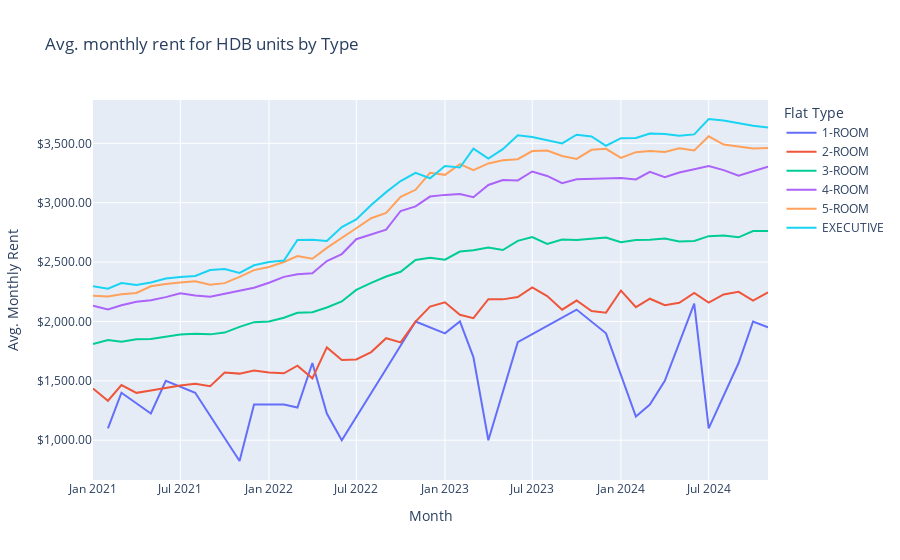
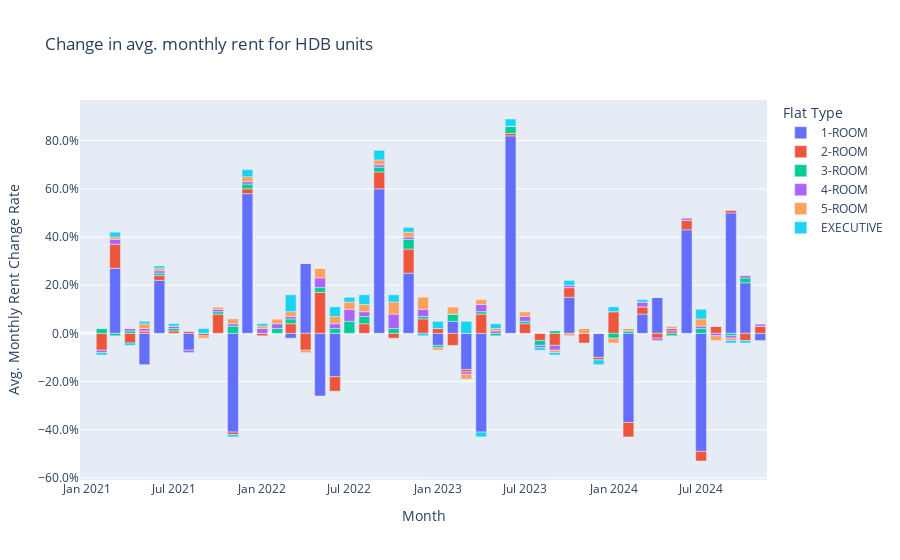

The notebook cell these images were saved under, in order:
### Markdown cell above
With the exception of 1-Room apartments which are rarer in Singapore, we do see the availability or demand for HDB rentals generally stagnating - averaging at about **544** units rented out each month. This could indicate that there is a lack of increasing landlords (i.e. locals unwilling to invest in HDB for rental purposes) or that demand has not changed since 2021.

### Code cell
# Chart average monthly rent per month
fig_avg_rent = px.line(df, x='month', y='monthly_rent', color='flat_type',
                       title='Avg. monthly rent for HDB units by Type',
                       labels={'month': 'Month', 'monthly_rent': 'Avg. Monthly Rent', 'flat_type': 'Flat Type'},
                       hover_data={'month':False})
fig_avg_rent.update_layout(yaxis_tickformat='$,.2f', hovermode='x unified')
fig_avg_rent.update_traces(hovertemplate='%{y}')
fig_avg_rent.show()

# Chart change rate for average monthly rent change rate
fig_avg_rent_change = px.bar(df, x='month', y='monthly_rent_change', color='flat_type',
                             title='Change in avg. monthly rent for HDB units',
                             labels={'month': 'Month', 'monthly_rent_change': 'Avg. Monthly Rent Change Rate', 'flat_type': 'Flat Type'},
                             hover_data={'month':False})
fig_avg_rent_change.update_layout(yaxis_tickformat='.1%', hovermode='x unified')
fig_avg_rent_change.update_traces(hovertemplate='%{y}')
fig_avg_rent_change.show()

### Figure 1 — Plotly figure (JSON) as saved in the notebook; plotly's stock layout.template omitted (floating-point values rounded to 4 significant figures)
{"data": [{"hovertemplate": "%{y}", "legendgroup": "1-ROOM", "line": {"color": "#636efa", "dash": "solid"}, "marker": {"symbol": "circle"}, "mode": "lines", "name": "1-ROOM", "orientation": "v", "showlegend": true, "type": "scatter", "x": ["2021-02-01", "2021-03-01", "2021-05-01", "2021-06-01", "2021-08-01", "2021-11-01", "2021-12-01", "2022-02-01", "2022-03-01", "2022-04-01", "2022-05-01", "2022-06-01", "2022-09-01", "2022-11-01", "2023-01-01", "2023-02-01", "2023-03-01", "2023-04-01", "2023-06-01", "2023-10-01", "2023-12-01", "2024-02-01", "2024-03-01", "2024-04-01", "2024-06-01", "2024-07-01", "2024-09-01", "2024-10-01", "2024-11-01"], "xaxis": "x", "y": [1100, 1400, 1225, 1500, 1400, 825, 1300, 1300, 1275, 1650, 1225, 1000, 1600, 2000, 1900, 2000, 1700, 1000, 1825, 2100, 1900, 1200, 1300, 1500, 2150, 1100, 1650, 2000, 1950], "yaxis": "y"}, {"hovertemplate": "%{y}", "legendgroup": "2-ROOM", "line": {"color": "#EF553B", "dash": "solid"}, "marker": {"symbol": "circle"}, "mode": "lines", "name": "2-ROOM", "orientation": "v", "showlegend": true, "type": "scatter", "x": ["2021-01-01", "2021-02-01", "2021-03-01", "2021-04-01", "2021-05-01", "2021-06-01", "2021-07-01", "2021-08-01", "2021-09-01", "2021-10-01", "2021-11-01", "2021-12-01", "2022-01-01", "2022-02-01", "2022-03-01", "2022-04-01", "2022-05-01", "2022-06-01", "2022-07-01", "2022-08-01", "2022-09-01", "2022-10-01", "2022-11-01", "2022-12-01", "2023-01-01", "2023-02-01", "2023-03-01", "2023-04-01", "2023-05-01", "2023-06-01", "2023-07-01", "2023-08-01", "2023-09-01", "2023-10-01", "2023-11-01", "2023-12-01", "2024-01-01", "2024-02-01", "2024-03-01", "2024-04-01", "2024-05-01", "2024-06-01", "2024-07-01", "2024-08-01", "2024-09-01", "2024-10-01", "2024-11-01"], "xaxis": "x", "y": [1435.0, 1332.0, 1465.0, 1399.0, 1420.0, 1443.0, 1461.0, 1475, 1455.0, 1570.0, 1561.0, 1586.0, 1569.0, 1563.0, 1627.0, 1521, 1782.0, 1675, 1680, 1742.0, 1859.0, 1824.0, 1999.0, 2125, 2162.0, 2057.0, 2028.0, 2187.0, 2186.0, 2206.0, 2287.0, 2214.0, 2100.0, 2176.0, 2088.0, 2074.0, 2261.0, 2120.0, 2191.0, 2137.0, 2158.0, 2240.0, 2158.0, 2228.0, 2249.0, 2176.0, 2246.0], "yaxis": "y"}, {"hovertemplate": "%{y}", "legendgroup": "3-ROOM", "line": {"color": "#00cc96", "dash": "solid"}, "marker": {"symbol": "circle"}, "mode": "lines", "name": "3-ROOM", "orientation": "v", "showlegend": true, "type": "scatter", "x": ["2021-01-01", "2021-02-01", "2021-03-01", "2021-04-01", "2021-05-01", "2021-06-01", "2021-07-01", "2021-08-01", "2021-09-01", "2021-10-01", "2021-11-01", "2021-12-01", "2022-01-01", "2022-02-01", "2022-03-01", "2022-04-01", "2022-05-01", "2022-06-01", "2022-07-01", "2022-08-01", "2022-09-01", "2022-10-01", "2022-11-01", "2022-12-01", "2023-01-01", "2023-02-01", "2023-03-01", "2023-04-01", "2023-05-01", "2023-06-01", "2023-07-01", "2023-08-01", "2023-09-01", "2023-10-01", "2023-11-01", "2023-12-01", "2024-01-01", "2024-02-01", "2024-03-01", "2024-04-01", "2024-05-01", "2024-06-01", "2024-07-01", "2024-08-01", "2024-09-01", "2024-10-01", "2024-11-01"], "xaxis": "x", "y": [1810.0, 1844.0, 1830.0, 1850.0, 1853.0, 1875.0, 1890.0, 1896.0, 1891.0, 1906.0, 1955.0, 1994.0, 2000.0, 2031.0, 2073.0, 2078.0, 2118.0, 2168.0, 2266.0, 2324.0, 2379.0, 2418.0, 2518.0, 2537.0, 2520.0, 2589.0, 2599.0, 2622.0, 2601.0, 2679.0, 2710.0, 2652.0, 2690.0, 2686.0, 2697.0, 2707.0, 2666.0, 2686.0, 2689.0, 2698.0, 2674.0, 2678.0, 2718.0, 2724.0, 2708.0, 2761.0, 2761.0], "yaxis": "y"}, {"hovertemplate": "%{y}", "legendgroup": "4-ROOM", "line": {"color": "#ab63fa", "dash": "solid"}, "marker": {"symbol": "circle"}, "mode": "lines", "name": "4-ROOM", "orientation": "v", "showlegend": true, "type": "scatter", "x": ["2021-01-01", "2021-02-01", "2021-03-01", "2021-04-01", "2021-05-01", "2021-06-01", "2021-07-01", "2021-08-01", "2021-09-01", "2021-10-01", "2021-11-01", "2021-12-01", "2022-01-01", "2022-02-01", "2022-03-01", "2022-04-01", "2022-05-01", "2022-06-01", "2022-07-01", "2022-08-01", "2022-09-01", "2022-10-01", "2022-11-01", "2022-12-01", "2023-01-01", "2023-02-01", "2023-03-01", "2023-04-01", "2023-05-01", "2023-06-01", "2023-07-01", "2023-08-01", "2023-09-01", "2023-10-01", "2023-11-01", "2023-12-01", "2024-01-01", "2024-02-01", "2024-03-01", "2024-04-01", "2024-05-01", "2024-06-01", "2024-07-01", "2024-08-01", "2024-09-01", "2024-10-01", "2024-11-01"], "xaxis": "x", "y": [2133.0, 2102.0, 2136.0, 2165.0, 2179.0, 2205.0, 2237.0, 2219.0, 2209, 2235.0, 2265.0, 2285.0, 2326.0, 2375.0, 2397.0, 2406.0, 2508.0, 2568.0, 2692.0, 2733.0, 2773.0, 2930.0, 2970.0, 3052.0, 3066.0, 3074.0, 3047.0, 3149.0, 3192.0, 3188.0, 3263.0, 3225.0, 3164.0, 3198.0, 3201.0, 3208.0, 3207.0, 3196.0, 3260.0, 3215.0, 3255.0, 3282.0, 3308.0, 3274.0, 3228.0, 3265.0, 3304.0], "yaxis": "y"}, {"hovertemplate": "%{y}", "legendgroup": "5-ROOM", "line": {"color": "#FFA15A", "dash": "solid"}, "marker": {"symbol": "circle"}, "mode": "lines", "name": "5-ROOM", "orientation": "v", "showlegend": true, "type": "scatter", "x": ["2021-01-01", "2021-02-01", "2021-03-01", "2021-04-01", "2021-05-01", "2021-06-01", "2021-07-01", "2021-08-01", "2021-09-01", "2021-10-01", "2021-11-01", "2021-12-01", "2022-01-01", "2022-02-01", "2022-03-01", "2022-04-01", "2022-05-01", "2022-06-01", "2022-07-01", "2022-08-01", "2022-09-01", "2022-10-01", "2022-11-01", "2022-12-01", "2023-01-01", "2023-02-01", "2023-03-01", "2023-04-01", "2023-05-01", "2023-06-01", "2023-07-01", "2023-08-01", "2023-09-01", "2023-10-01", "2023-11-01", "2023-12-01", "2024-01-01", "2024-02-01", "2024-03-01", "2024-04-01", "2024-05-01", "2024-06-01", "2024-07-01", "2024-08-01", "2024-09-01", "2024-10-01", "2024-11-01"], "xaxis": "x", "y": [2217.0, 2211.0, 2229.0, 2240.0, 2296.0, 2316.0, 2327.0, 2339.0, 2309.0, 2323.0, 2376.0, 2433.0, 2459.0, 2501.0, 2551.0, 2529.0, 2620.0, 2701.0, 2785.0, 2869.0, 2915.0, 3050.0, 3109.0, 3252.0, 3235.0, 3325.0, 3273.0, 3331.0, 3357.0, 3366.0, 3435.0, 3439.0, 3393.0, 3369.0, 3445.0, 3454, 3378.0, 3426.0, 3436.0, 3428.0, 3458.0, 3441.0, 3559.0, 3489.0, 3472.0, 3457.0, 3461.0], "yaxis": "y"}, {"hovertemplate": "%{y}", "legendgroup": "EXECUTIVE", "line": {"color": "#19d3f3", "dash": "solid"}, "marker": {"symbol": "circle"}, "mode": "lines", "name": "EXECUTIVE", "orientation": "v", "showlegend": true, "type": "scatter", "x": ["2021-01-01", "2021-02-01", "2021-03-01", "2021-04-01", "2021-05-01", "2021-06-01", "2021-07-01", "2021-08-01", "2021-09-01", "2021-10-01", "2021-11-01", "2021-12-01", "2022-01-01", "2022-02-01", "2022-03-01", "2022-04-01", "2022-05-01", "2022-06-01", "2022-07-01", "2022-08-01", "2022-09-01", "2022-10-01", "2022-11-01", "2022-12-01", "2023-01-01", "2023-02-01", "2023-03-01", "2023-04-01", "2023-05-01", "2023-06-01", "2023-07-01", "2023-08-01", "2023-09-01", "2023-10-01", "2023-11-01", "2023-12-01", "2024-01-01", "2024-02-01", "2024-03-01", "2024-04-01", "2024-05-01", "2024-06-01", "2024-07-01", "2024-08-01", "2024-09-01", "2024-10-01", "2024-11-01"], "xaxis": "x", "y": [2296.0, 2276.0, 2323.0, 2307.0, 2329.0, 2362.0, 2374.0, 2383.0, 2433.0, 2442.0, 2408.0, 2473.0, 2501.0, 2513.0, 2686.0, 2689.0, 2678.0, 2795.0, 2859.0, 2981.0, 3089.0, 3183.0, 3252.0, 3206.0, 3309.0, 3296.0, 3455.0, 3371.0, 3451.0, 3568.0, 3554.0, 3524.0, 3499.0, 3572.0, 3558.0, 3480.0, 3543.0, 3545.0, 3583.0, 3578.0, 3564.0, 3576.0, 3705.0, 3692.0, 3667.0, 3647.0, 3633.0], "yaxis": "y"}], "layout": {"hovermode": "x unified", "legend": {"title": {"text": "Flat Type"}, "tracegroupgap": 0}, "title": {"text": "Avg. monthly rent for HDB units by Type"}, "xaxis": {"anchor": "y", "domain": [0, 1], "title": {"text": "Month"}}, "yaxis": {"anchor": "x", "domain": [0, 1], "tickformat": "$,.2f", "title": {"text": "Avg. Monthly Rent"}}}}

### Figure 2 — Plotly figure (JSON) as saved in the notebook; plotly's stock layout.template omitted (floating-point values rounded to 4 significant figures)
{"data": [{"alignmentgroup": "True", "hovertemplate": "%{y}", "legendgroup": "1-ROOM", "marker": {"color": "#636efa", "pattern": {"shape": ""}}, "name": "1-ROOM", "offsetgroup": "1-ROOM", "orientation": "v", "showlegend": true, "textposition": "auto", "type": "bar", "x": ["2021-02-01", "2021-03-01", "2021-05-01", "2021-06-01", "2021-08-01", "2021-11-01", "2021-12-01", "2022-02-01", "2022-03-01", "2022-04-01", "2022-05-01", "2022-06-01", "2022-09-01", "2022-11-01", "2023-01-01", "2023-02-01", "2023-03-01", "2023-04-01", "2023-06-01", "2023-10-01", "2023-12-01", "2024-02-01", "2024-03-01", "2024-04-01", "2024-06-01", "2024-07-01", "2024-09-01", "2024-10-01", "2024-11-01"], "xaxis": "x", "y": [null, 0.27, -0.13, 0.22, -0.07, -0.41, 0.58, 0, -0.02, 0.29, -0.26, -0.18, 0.6, 0.25, -0.05, 0.05, -0.15, -0.41, 0.82, 0.15, -0.1, -0.37, 0.08, 0.15, 0.43, -0.49, 0.5, 0.21, -0.03], "yaxis": "y"}, {"alignmentgroup": "True", "hovertemplate": "%{y}", "legendgroup": "2-ROOM", "marker": {"color": "#EF553B", "pattern": {"shape": ""}}, "name": "2-ROOM", "offsetgroup": "2-ROOM", "orientation": "v", "showlegend": true, "textposition": "auto", "type": "bar", "x": ["2021-01-01", "2021-02-01", "2021-03-01", "2021-04-01", "2021-05-01", "2021-06-01", "2021-07-01", "2021-08-01", "2021-09-01", "2021-10-01", "2021-11-01", "2021-12-01", "2022-01-01", "2022-02-01", "2022-03-01", "2022-04-01", "2022-05-01", "2022-06-01", "2022-07-01", "2022-08-01", "2022-09-01", "2022-10-01", "2022-11-01", "2022-12-01", "2023-01-01", "2023-02-01", "2023-03-01", "2023-04-01", "2023-05-01", "2023-06-01", "2023-07-01", "2023-08-01", "2023-09-01", "2023-10-01", "2023-11-01", "2023-12-01", "2024-01-01", "2024-02-01", "2024-03-01", "2024-04-01", "2024-05-01", "2024-06-01", "2024-07-01", "2024-08-01", "2024-09-01", "2024-10-01", "2024-11-01"], "xaxis": "x", "y": [null, -0.07, 0.1, -0.04, 0.01, 0.02, 0.01, 0.01, -0.01, 0.08, -0.01, 0.02, -0.01, 0, 0.04, -0.07, 0.17, -0.06, 0, 0.04, 0.07, -0.02, 0.1, 0.06, 0.02, -0.05, -0.01, 0.08, 0, 0.01, 0.04, -0.03, -0.05, 0.04, -0.04, -0.01, 0.09, -0.06, 0.03, -0.02, 0.01, 0.04, -0.04, 0.03, 0.01, -0.03, 0.03], "yaxis": "y"}, {"alignmentgroup": "True", "hovertemplate": "%{y}", "legendgroup": "3-ROOM", "marker": {"color": "#00cc96", "pattern": {"shape": ""}}, "name": "3-ROOM", "offsetgroup": "3-ROOM", "orientation": "v", "showlegend": true, "textposition": "auto", "type": "bar", "x": ["2021-01-01", "2021-02-01", "2021-03-01", "2021-04-01", "2021-05-01", "2021-06-01", "2021-07-01", "2021-08-01", "2021-09-01", "2021-10-01", "2021-11-01", "2021-12-01", "2022-01-01", "2022-02-01", "2022-03-01", "2022-04-01", "2022-05-01", "2022-06-01", "2022-07-01", "2022-08-01", "2022-09-01", "2022-10-01", "2022-11-01", "2022-12-01", "2023-01-01", "2023-02-01", "2023-03-01", "2023-04-01", "2023-05-01", "2023-06-01", "2023-07-01", "2023-08-01", "2023-09-01", "2023-10-01", "2023-11-01", "2023-12-01", "2024-01-01", "2024-02-01", "2024-03-01", "2024-04-01", "2024-05-01", "2024-06-01", "2024-07-01", "2024-08-01", "2024-09-01", "2024-10-01", "2024-11-01"], "xaxis": "x", "y": [null, 0.02, -0.01, 0.01, 0, 0.01, 0.01, 0, 0, 0.01, 0.03, 0.02, 0, 0.02, 0.02, 0, 0.02, 0.02, 0.05, 0.03, 0.02, 0.02, 0.04, 0.01, -0.01, 0.03, 0, 0.01, -0.01, 0.03, 0.01, -0.02, 0.01, 0, 0, 0, -0.02, 0.01, 0, 0, -0.01, 0, 0.02, 0, -0.01, 0.02, 0], "yaxis": "y"}, {"alignmentgroup": "True", "hovertemplate": "%{y}", "legendgroup": "4-ROOM", "marker": {"color": "#ab63fa", "pattern": {"shape": ""}}, "name": "4-ROOM", "offsetgroup": "4-ROOM", "orientation": "v", "showlegend": true, "textposition": "auto", "type": "bar", "x": ["2021-01-01", "2021-02-01", "2021-03-01", "2021-04-01", "2021-05-01", "2021-06-01", "2021-07-01", "2021-08-01", "2021-09-01", "2021-10-01", "2021-11-01", "2021-12-01", "2022-01-01", "2022-02-01", "2022-03-01", "2022-04-01", "2022-05-01", "2022-06-01", "2022-07-01", "2022-08-01", "2022-09-01", "2022-10-01", "2022-11-01", "2022-12-01", "2023-01-01", "2023-02-01", "2023-03-01", "2023-04-01", "2023-05-01", "2023-06-01", "2023-07-01", "2023-08-01", "2023-09-01", "2023-10-01", "2023-11-01", "2023-12-01", "2024-01-01", "2024-02-01", "2024-03-01", "2024-04-01", "2024-05-01", "2024-06-01", "2024-07-01", "2024-08-01", "2024-09-01", "2024-10-01", "2024-11-01"], "xaxis": "x", "y": [null, -0.01, 0.02, 0.01, 0.01, 0.01, 0.01, -0.01, 0, 0.01, 0.01, 0.01, 0.02, 0.02, 0.01, 0, 0.04, 0.02, 0.05, 0.02, 0.01, 0.06, 0.01, 0.03, 0, 0, -0.01, 0.03, 0.01, 0, 0.02, -0.01, -0.02, 0.01, 0, 0, 0, 0, 0.02, -0.01, 0.01, 0.01, 0.01, -0.01, -0.01, 0.01, 0.01], "yaxis": "y"}, {"alignmentgroup": "True", "hovertemplate": "%{y}", "legendgroup": "5-ROOM", "marker": {"color": "#FFA15A", "pattern": {"shape": ""}}, "name": "5-ROOM", "offsetgroup": "5-ROOM", "orientation": "v", "showlegend": true, "textposition": "auto", "type": "bar", "x": ["2021-01-01", "2021-02-01", "2021-03-01", "2021-04-01", "2021-05-01", "2021-06-01", "2021-07-01", "2021-08-01", "2021-09-01", "2021-10-01", "2021-11-01", "2021-12-01", "2022-01-01", "2022-02-01", "2022-03-01", "2022-04-01", "2022-05-01", "2022-06-01", "2022-07-01", "2022-08-01", "2022-09-01", "2022-10-01", "2022-11-01", "2022-12-01", "2023-01-01", "2023-02-01", "2023-03-01", "2023-04-01", "2023-05-01", "2023-06-01", "2023-07-01", "2023-08-01", "2023-09-01", "2023-10-01", "2023-11-01", "2023-12-01", "2024-01-01", "2024-02-01", "2024-03-01", "2024-04-01", "2024-05-01", "2024-06-01", "2024-07-01", "2024-08-01", "2024-09-01", "2024-10-01", "2024-11-01"], "xaxis": "x", "y": [null, 0, 0.01, 0, 0.02, 0.01, 0, 0, -0.01, 0.01, 0.02, 0.02, 0.01, 0.02, 0.02, -0.01, 0.04, 0.03, 0.03, 0.03, 0.02, 0.05, 0.02, 0.05, -0.01, 0.03, -0.02, 0.02, 0.01, 0, 0.02, 0, -0.01, -0.01, 0.02, 0, -0.02, 0.01, 0, 0, 0.01, 0, 0.03, -0.02, -0.01, 0, 0], "yaxis": "y"}, {"alignmentgroup": "True", "hovertemplate": "%{y}", "legendgroup": "EXECUTIVE", "marker": {"color": "#19d3f3", "pattern": {"shape": ""}}, "name": "EXECUTIVE", "offsetgroup": "EXECUTIVE", "orientation": "v", "showlegend": true, "textposition": "auto", "type": "bar", "x": ["2021-01-01", "2021-02-01", "2021-03-01", "2021-04-01", "2021-05-01", "2021-06-01", "2021-07-01", "2021-08-01", "2021-09-01", "2021-10-01", "2021-11-01", "2021-12-01", "2022-01-01", "2022-02-01", "2022-03-01", "2022-04-01", "2022-05-01", "2022-06-01", "2022-07-01", "2022-08-01", "2022-09-01", "2022-10-01", "2022-11-01", "2022-12-01", "2023-01-01", "2023-02-01", "2023-03-01", "2023-04-01", "2023-05-01", "2023-06-01", "2023-07-01", "2023-08-01", "2023-09-01", "2023-10-01", "2023-11-01", "2023-12-01", "2024-01-01", "2024-02-01", "2024-03-01", "2024-04-01", "2024-05-01", "2024-06-01", "2024-07-01", "2024-08-01", "2024-09-01", "2024-10-01", "2024-11-01"], "xaxis": "x", "y": [null, -0.01, 0.02, -0.01, 0.01, 0.01, 0.01, 0, 0.02, 0, -0.01, 0.03, 0.01, 0, 0.07, 0, 0, 0.04, 0.02, 0.04, 0.04, 0.03, 0.02, -0.01, 0.03, 0, 0.05, -0.02, 0.02, 0.03, 0, -0.01, -0.01, 0.02, 0, -0.02, 0.02, 0, 0.01, 0, 0, 0, 0.04, 0, -0.01, -0.01, 0], "yaxis": "y"}], "layout": {"barmode": "relative", "hovermode": "x unified", "legend": {"title": {"text": "Flat Type"}, "tracegroupgap": 0}, "title": {"text": "Change in avg. monthly rent for HDB units"}, "xaxis": {"anchor": "y", "domain": [0, 1], "title": {"text": "Month"}}, "yaxis": {"anchor": "x", "domain": [0, 1], "tickformat": ".1%", "title": {"text": "Avg. Monthly Rent Change Rate"}}}}
